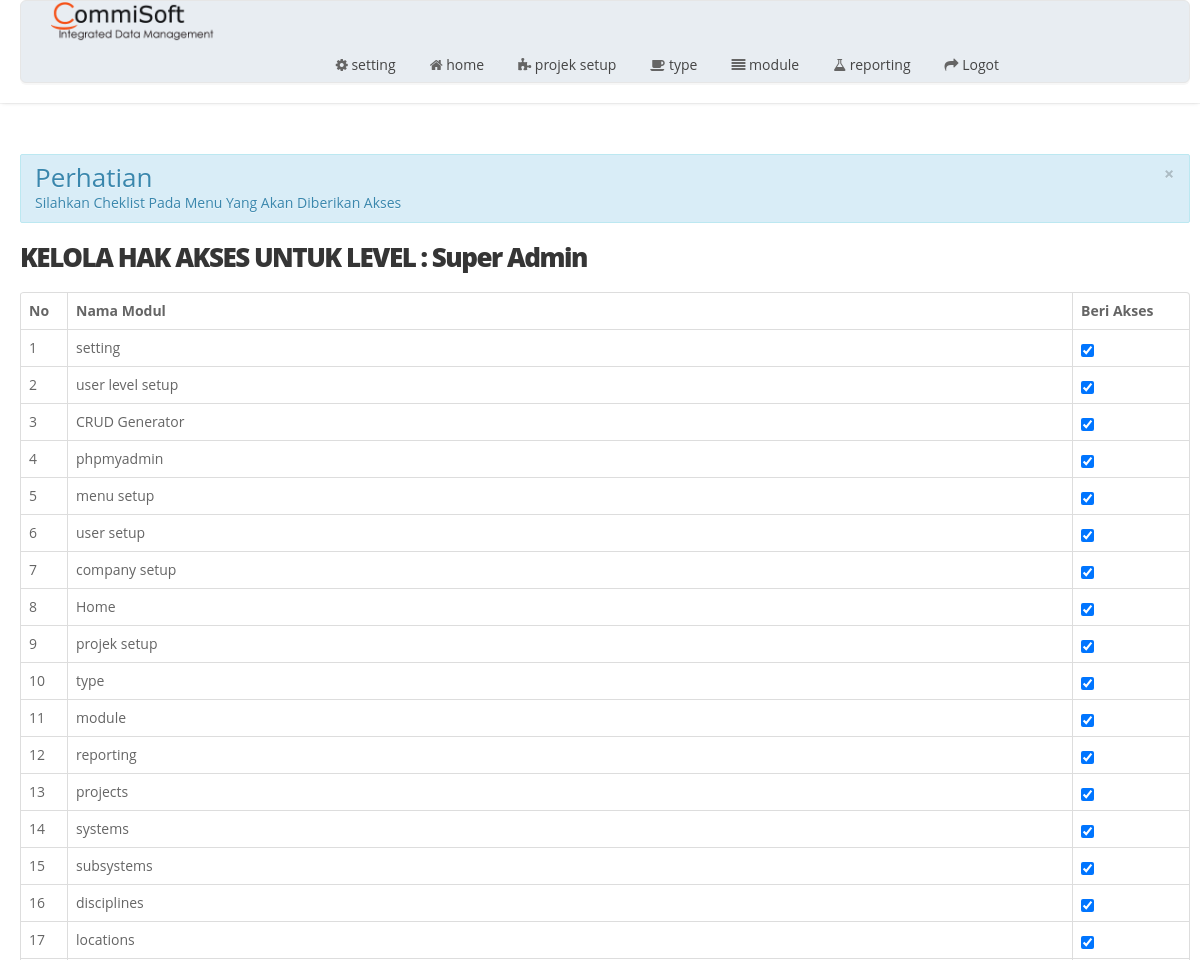
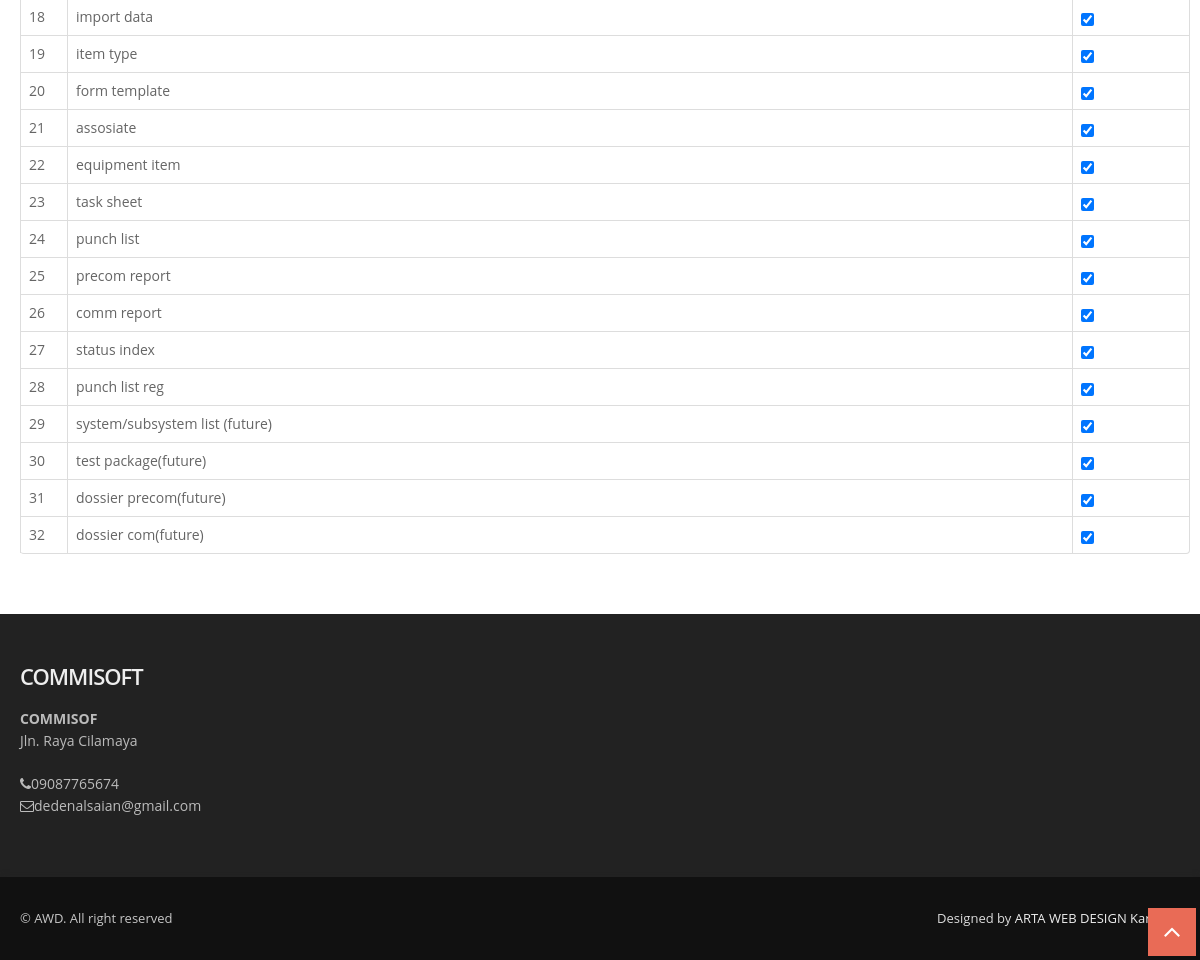
The page /index.php/userlevel/akses/1 on the database its author committed (2 pictures, top to bottom).
### tables this page shows
CREATE TABLE `tbl_menu`  (
  `id_menu` int(11) NOT NULL AUTO_INCREMENT,
  `title` varchar(50) NOT NULL,
  `url` varchar(30) NOT NULL,
  `icon` varchar(30) NOT NULL,
  `is_main_menu` int(11) NOT NULL,
  `is_aktif` enum('y','n') NOT NULL COMMENT 'y=yes,n=no',
  PRIMARY KEY (`id_menu`) USING BTREE
);

CREATE TABLE `tbl_user_level`  (
  `id_user_level` int(11) NOT NULL AUTO_INCREMENT,
  `nama_level` varchar(30) NOT NULL,
  `bagian` varchar(100) NOT NULL,
  PRIMARY KEY (`id_user_level`) USING BTREE
);

CREATE TABLE `tbl_perusahaan`  (
  `id_perusahaan` int(11) NOT NULL AUTO_INCREMENT,
  `kode` varchar(6) NOT NULL,
  `nama_perusahaan` varchar(100) NOT NULL,
  `biodata` text NOT NULL,
  `no_izin` varchar(50) NOT NULL,
  `no_hp` varchar(20) NOT NULL,
  `no_pajak` varchar(25) NOT NULL,
  `alamat` text NOT NULL,
  `email` varchar(250) NOT NULL,
  `password_email` varchar(250) NOT NULL,
  `tgl_berdiri` date NOT NULL,
  `images` text NOT NULL,
  PRIMARY KEY (`id_perusahaan`) USING BTREE
);

### application/libraries/Template.php (called while the page is built)
<?php if ( ! defined('BASEPATH')) exit('No direct script access allowed');
class Template {
		var $template_data = array();
		function set($name, $value)
		{
			$this->template_data[$name] = $value;
		}
		function load($template = '', $view = '' , $view_data = array(), $return = FALSE)
		{
			$this->CI =& get_instance();
			$this->set('contents', $this->CI->load->view($view, $view_data, TRUE));
			return $this->CI->load->view($template, $this->template_data, $return);
		}
}

### application/controllers/Userlevel.php (called while the page is built, shortened)
<?php
class Userlevel extends CI_Controller
{
    function akses(){
        $data['level'] = $this->db->get_where('tbl_user_level',array('id_user_level'=>  $this->uri->segment(3)))->row_array();
        $data['menu'] = $this->db->get('tbl_menu')->result();
        $this->template->load('template','userlevel/akses',$data);
    }
}

### index.php (called while the page is built, shortened)
<?php
require_once BASEPATH.'core/CodeIgniter.php';

### application/views/userlevel/akses.php (the view, shortened to what this page needs)
<section id="content">
      <div class="container">
        <div class="row">
            <div class="span12">
                <?php echo alert('alert-info', 'Perhatian', 'Silahkan Cheklist Pada Menu Yang Akan Diberikan Akses') ?>
                <div class="box box-warning box-solid">
                    <div class="box-header">
                        <h4 class="box-title"><strong>KELOLA HAK AKSES UNTUK LEVEL :  <?php echo $level['nama_level'] ?></strong></h4>
                    </div>
                    <div class="box-body">
                        <div style="padding-bottom: 10px;">
                            <table class="table table-bordered table-striped" id="mytable">
                                <thead>
                                    <tr>
                                        <th width="30px">No</th>
                                        <th>Nama Modul</th>
                                        <th width="100px">Beri Akses</th>
                                    </tr>
                                    <?php
                                    $no = 1;
                                    foreach ($menu as $m) {
                                        echo "<tr>
                        <td>$no</td>
                        <td>$m->title</td>
                        <td align='center'><input class='form-control' type='checkbox' ".  checked_akses($this->uri->segment(3), $m->id_menu)." onClick='kasi_akses($m->id_menu)'></td>
                        </tr>";
                                        $no++;
                                    }
                                    ?>
                                </thead>
                            </table>
                        </div>
                    </div>
                </div>
            </div>
    </section>
</div>

### application/views/template.php (shortened to what this page needs)
<?php $perus = $this->db->get_where('tbl_perusahaan','id_perusahaan=1')->row();?>
<!DOCTYPE html>
<html lang="en">
<head>
  <link href="<?=base_url('') ?>assets/css/bootstrap.css" rel="stylesheet" />
  <link href="<?=base_url('') ?>assets/css/bootstrap-responsive.css" rel="stylesheet" />
  <link href="<?=base_url('') ?>assets/css/flexslider.css" rel="stylesheet" />
  <link href="<?=base_url('') ?>assets/css/prettyPhoto.css" rel="stylesheet" />
  <link href="<?=base_url('') ?>assets/css/camera.css" rel="stylesheet" />
  <link href="<?=base_url('') ?>assets/css/jquery.bxslider.css" rel="stylesheet" />
  <link href="<?=base_url('') ?>assets/css/style.css" rel="stylesheet" />
  <link href="<?=base_url('') ?>assets/color/default.css" rel="stylesheet" />
</head>
<body>
  <div id="wrapper">
    <header>
      <div class="container">
        <div class="row nomargin pricing-box-wrap animated-fast flyIn">
          <div class="span2">
            <div class="logo">
              <a href="<?=base_url('') ?>"><img src="<?=base_url('assets/') ?>img/logo.png" alt="ARTA WEB DESIGN KARAWANG"/></a>
            </div>
          </div>
          <div class="span10">
            <div class="navbar navbar-static-top">
              <div class="navigation">
                <nav>
                  <ul class="nav topnav">
                      <?php
        $setting = $this->db->get_where('tbl_setting',array('id_setting'=>1))->row_array();
        if($setting['value']=='ya'){
            $id_user_level = $this->session->userdata('id_user_level');
            $sql_menu = "SELECT *
            FROM tbl_menu
            WHERE id_menu in(select id_menu from tbl_hak_akses where id_user_level=$id_user_level) and is_main_menu=0 and is_aktif='y' order by id_menu asc";
        }else{
            $sql_menu = "select * from tbl_menu where is_aktif='y' and is_main_menu=0 order by id_menu asc";
        }
        $main_menu = $this->db->query($sql_menu)->result();
        foreach ($main_menu as $menu){
            $this->db->where('is_main_menu',$menu->id_menu);
            $this->db->where('is_aktif','y');
            $this->db->order_by('id_menu', 'asc');
            $submenu = $this->db->get('tbl_menu');
            if($submenu->num_rows()>0){
                echo "<li class='dropdown'>
                        <a href='#'>
                            <i class='$menu->icon'></i> <span>".strtolower($menu->title)."</span>
                            <span class='pull-right-container'>
                                <i class='fa fa-angle-left pull-right'></i>
                            </span>
                        </a>
                        <ul class='dropdown-menu' >";
                        echo" </ul>
                    </li>";
            }else{
                echo "<li>";
                echo anchor($menu->url,"<i class='".$menu->icon."'></i> ".strtolower($menu->title));
                echo "</li>";
            }
        }
        ?>
                  <li><?php echo anchor('auth/logout',"<i class='icon-share-alt'></i> Logot");?></li>
                  </ul>
                </nav>
              </div>
            </div>
          </div>
        </div>
      </div>
    </header>
      <?=$contents ?>
    <footer>
      <div class="container">
        <div class="row">
          <div class="span12">
            <div class="widget">
              <h5 class="widgetheading">COMMISOFT</h5>
              			<address>
							<strong><?=$perus->nama_perusahaan;?></strong><br>
							<?=$perus->alamat;?> <br>
						</address>
              <p>
                <i class="icon-phone"></i><?=$perus->no_hp;?><br>
                <i class="icon-envelope-alt"></i><?=$perus->email;?>
              </p>
            </div>
          </div>
        </div>
      </div>
      <div id="sub-footer">
        <div class="container">
          <div class="row">
            <div class="span6">
              <div class="copyright">
                <p><span>&copy; AWD. All right reserved</span></p>
              </div>
            </div>
            <div class="span6">
              <div class="credits">
                Designed by <a href="<?=base_url('') ?>">ARTA WEB DESIGN Karawang</a>
              </div>
            </div>
          </div>
        </div>
      </div>
    </footer>
  <a href="#" class="scrollup"><i class="icon-angle-up icon-square icon-bglight icon-2x active"></i></a>
</body>
</html>

### assets/css/style.css (style rules this page uses)
body { font-family: 'Open Sans', sans-serif; font-size: 14px; font-weight: 400; line-height: 1.6em; color: #656565; }
a { color: #4b5056; }
.bold { font-weight: 900; }
.container { padding: 0 20px 0 20px; position: relative; }
#wrapper { width: 100%; margin: 0; padding: 0; }
.row { margin-bottom: 30px; }
.row.nomargin { margin-bottom: 0; }
header { background: #fff; margin: 0; padding: 0 0 20px; position: relative; z-index: 2000; -webkit-box-shadow: 0 2px 4px -2px #ddd; -moz-box-shadow: 0 2px 4px -2px #ddd; box-shadow: 0 2px 4px -2px #ddd; }
header .logo { float: left; }
header .logo img { margin-bottom: 5px; }
header .navigation { float: right; }
header ul.nav li { border: none; margin: 0; }
header ul.nav li a { border: none; font-weight: 400; }
.navbar .nav>li>a { font-size: 14px; color: #444; text-shadow: none; }
header ul.nav li a i { color: #656565; }
ul.nav li.dropdown a { z-index: 1000; display: block; }
#content { position: relative; background: #fff; border-top: 1px solid #f2f2f2; padding: 50px 0 0 0; }
.box { width: 100%; }
footer { padding: 50px 0 0 0; color: #bbb; background: #222; }
footer a { color: #eee; text-decoration: none; }
footer h1, footer h2, footer h3, footer h4, footer h5, footer h6 { color: #eee; }
footer address { line-height: 1.6em; }
footer h5.widgetheading { text-transform: none; font-weight: 600; letter-spacing: -1px; margin-bottom: 20px; }
footer .widget i { color: #bbb; }
#sub-footer { background: #111; text-shadow: none; color: #ddd; padding: 0; padding-top: 30px; margin: 20px 0 0 0; -webkit-box-shadow: 0 -4px 4px -2px #222; -moz-box-shadow: 0 -4px 4px -2px #222; box-shadow: 0 -4px 4px -2px #222; }
#sub-footer p { margin: 0; padding: 0; }
#sub-footer span { color: #c7c7c7; }
.copyright p { text-align: left; font-size: 13px; }
.credits { text-align: right; font-size: 13px; }
.scrollup { position: fixed; width: 32px; height: 32px; bottom: 20px; right: 20px; }
a.scrollup { outline: 0; text-decoration: none; }
a i.icon-bglight, a i.icon-bgdark, a i.icon-bgprimary, a i.icon-bgwarning, a i.icon-bgsuccess, a i.icon-bginverse, a i.icon-bgdanger { display: inline-block; }
[class^="icon-"], [class*=" icon-"] { color: #404040; }

### assets/color/default.css (style rules this page uses)
[class^="icon-"].active { color:#e96b56; }
i.icon-bglight.active { background: #e96b56; }

### assets/css/overwrite.css (style rules this page uses)
h1, h2, h3, h4, h5, h6 { font-family:'Open Sans', sans-serif; color:#353535; font-weight:400; line-height:1.1em; margin-top:0; }
h4 { font-size:26px; margin-bottom:20px; }
h5 { font-size:22px; margin-bottom:20px; }
h1 strong,h2 strong,h3 strong,h4 strong,h5 strong,h6 strong { font-weight:800; letter-spacing:-1.5px; }
.widget h4,.widget h5 { font-weight:300; margin-bottom:20px; }
.table-bordered thead:first-child tr:first-child > th:first-child, .table-bordered tbody:first-child tr:first-child > td:first-child { -webkit-border-top-left-radius: 2px; border-top-left-radius: 2px; -moz-border-radius-topleft: 2px; }
.table-bordered thead:first-child tr:first-child > th:last-child, .table-bordered tbody:first-child tr:first-child > td:last-child { -webkit-border-top-right-radius: 2px; border-top-right-radius: 2px; -moz-border-radius-topright: 2px; }
ul, ol { padding: 0; margin: 0 0 10px 25px; }
li { line-height: 1.6em; }
.navbar .nav { border-right:none; border-left:none; }
.navbar .nav > li > a { float: none; font-size:13px; margin-left:10px; margin-right:0; text-decoration: none; text-shadow: none; border-right:none; border-left:none; color: #fff; border:2px solid transparent; padding:4px 10px 4px 10px; background-image: none; background: none; }

### assets/css/shortcodes.css (style rules this page uses)
.pricing-box-wrap { border: 1px solid #e6e6e6; background:#e8edf2; position:relative; margin:0 0 20px 0; padding:0; -webkit-box-shadow: 0 2px 0 rgba(0,0,0,0.03); -moz-box-shadow: 0 2px 0 rgba(0,0,0,0.03); box-shadow: 0 2px 0 rgba(0,0,0,0.03); border-radius: 6px; -moz-border-radius: 6px; -webkit-border-radius: 6px; }
i.icon-bglight { color: #444; background: #f7f7f7; }
i.icon-bglight.active { color: #fff; }
.icon-square { display: inline-block; text-align: center; color: #444; background: #f5f5f5; width: 24px !important; height: 24px !important; line-height: 24px !important; }
.icon-square.icon-2x { width: 48px !important; height: 48px !important; line-height: 48px !important; }

### rows shown on the page
tbl_menu: title "setting"
tbl_menu: url+icon+title "home", title "Home"
tbl_menu: title "projek setup"
tbl_menu: title "type"
tbl_menu: title "module"
tbl_menu: title "reporting"
tbl_user_level: nama_level "Super Admin"
tbl_menu: title "user level setup"
tbl_menu: title "CRUD Generator"
tbl_menu: title "phpmyadmin"
tbl_menu: title "menu setup"
tbl_menu: title "user setup"
tbl_menu: title "company setup"
tbl_menu: title "projects"
tbl_menu: title "systems"
tbl_menu: title "subsystems"
tbl_menu: title "disciplines"
tbl_menu: title "locations"
tbl_menu: title "import data"
tbl_menu: title "item type"
tbl_menu: title "form template"
tbl_menu: title "assosiate"
tbl_menu: title "equipment item"
tbl_menu: title "task sheet"
tbl_menu: title "punch list"
tbl_menu: title "precom report"
tbl_menu: title "comm report"
tbl_menu: title "status index"
tbl_menu: title "punch list reg"
tbl_menu: title "system/subsystem list (future)"
tbl_menu: title "test package(future)"
tbl_menu: title "dossier precom(future)"
tbl_menu: title "dossier com(future)"
tbl_perusahaan: nama_perusahaan "COMMISOF", alamat "Jln. Raya Cilamaya", no_hp "09087765674", email "dedenalsaian@gmail.com"

### other values the page prints
anchor('auth/logout',"<i class='icon-share-alt'></i> Logot") "Logot"
$title "Perhatian"
$description "Silahkan Cheklist Pada Menu Yang Akan Diberikan Akses"
